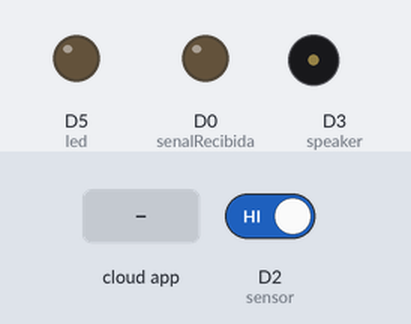
Bench run of a sketch on a simulated ESP8266 (NodeMCU). On the bench: output pins drawn as LEDs (lit = HIGH), buzzer (waves = sounding). Inputs (shaded band) come from the test bench; at power-on: D2 (sensor) HIGH. WiFi joins after 1.5 s; servers stay silent unless stated; the Firebase database answers and starts empty; what the sketch prints to the serial monitor is not drawn.

Above: at 3.0 s.
3.1 s: D2 (sensor) driven LOW
At 4.4 s:
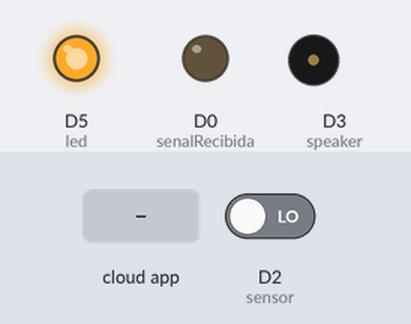
6.1 s: the phone or cloud app sets Value to on
At 8.9 s:
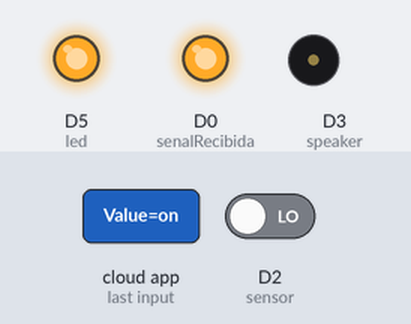
9.1 s: D2 (sensor) driven HIGH
At 11.2 s:
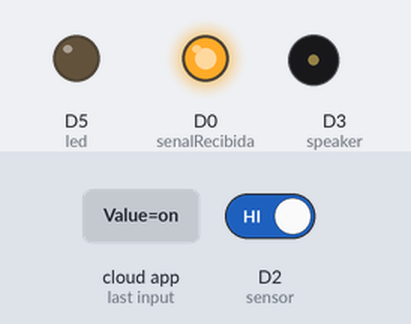
11.7 s: the phone or cloud app sets Value to off
At 13.1 s:
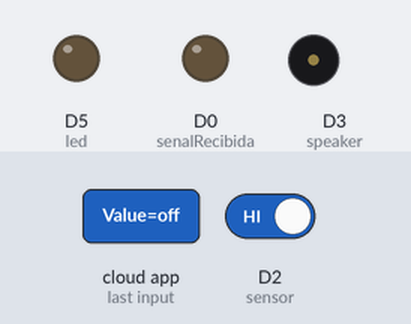
Timing chart, 0 to 14.3 s (numbered marks = the images above; inputs shaded):
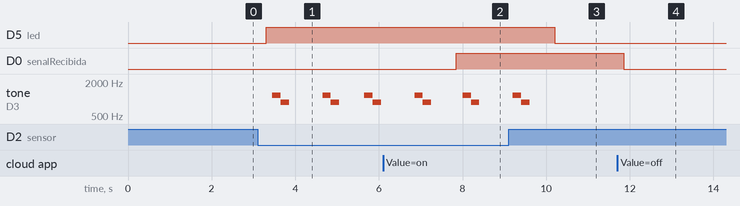

The sketch:

ESP8266_Realtimedb.ino
```cpp
#include <ESP8266WiFi.h>
#include <SoftwareSerial.h>
#include <FirebaseArduino.h>
#include <ArduinoJson.h>
 #include <ESP8266HTTPClient.h>

// Set these to run example.
#define FIREBASE_HOST "realtdb-esp-default-rtdb.firebaseio.com"
#define FIREBASE_AUTH "OC7qbST7asO3BiZTGw59cXzRVnYv9OXTfCC81rfl"
#define WIFI_SSID "IZZI NUNEZ"
#define WIFI_PASSWORD "23594793"
//
//#define echoPin 5 // attach pin D2 Arduino to pin Echo of HC-SR04
//#define trigPin 4 //attach pin D3 Arduino to pin Trig of HC-SR04
//

#define NOTE_D6  1175
#define NOTE_A5  880
int  speaker = 0;
float myString;
int sensor = 4;
//int vr = A0; // variable resistor connected

// defines variables
long duration; // variable for the duration of sound wave travel
int distance; // variable for the distance measurement
int sdata = 0; // The variable resistor value will be stored in sdata.
 int led = 14;
 int senalRecibida = 16;
void setup()
{
  // Debug console
  Serial.begin(9600);
   pinMode(led, OUTPUT);
   pinMode(speaker, OUTPUT);
   pinMode(senalRecibida, OUTPUT);
   pinMode(sensor, INPUT_PULLUP);
//  pinMode(trigPin, OUTPUT); // Sets the trigPin as an OUTPUT
//  pinMode(echoPin, INPUT); // Sets the echoPin as an INPUT
  // connect to wifi.
  pinMode(D0,OUTPUT);
  WiFi.begin(WIFI_SSID, WIFI_PASSWORD);
  Serial.print("connecting");
  while (WiFi.status() != WL_CONNECTED)
      {
    Serial.print(".");
    delay(500);
      }
  Serial.println();
  Serial.print("connected: ");
  Serial.println(WiFi.localIP());

  Firebase.begin(FIREBASE_HOST, FIREBASE_AUTH);

   Firebase.set("led/1/Value","off");
   Firebase.set("ledSig/2/value",false);
//   Firebase.setString("Variable/Value","dfgdfg");
}

void loop()
{
//
// // Clears the trigPin condition
//  digitalWrite(trigPin, LOW);
//  delay(50);
//  digitalWrite(trigPin, HIGH);
//  delay(100);
//  digitalWrite(trigPin, LOW);
//  duration = pulseIn(echoPin, HIGH);
//  // Calculating the distance
//  distance = duration * 0.034 / 2; // Speed of sound wave divided by 2 (go and back)

int sensorVal = digitalRead(sensor);
  sendDataToDB(sensorVal);

//  Firebase.getFloat("led/1/Value") == 1 Para obtener un valor numerico de la base de datos
  if(Firebase.getString("led/1/Value") == "off"){
    digitalWrite(senalRecibida, LOW);
    }
      else if (Firebase.getString("led/1/Value") == "on") {
    digitalWrite(senalRecibida, HIGH);
  }
}

void sendDataToDB(float data){

 if (data == HIGH) {
    digitalWrite(led,LOW);
    Firebase.set("ledSig/2/value",false);
  } else {
    digitalWrite(led,HIGH);
    Firebase.set("ledSig/2/value",true);
    toneAlert();
    delay(500);
    toneAlert();
  }

//  if(data <= 30){
//    digitalWrite(led,HIGH);
//    Firebase.set("ledSig/2/value",true);
//    toneAlert();
//    delay(500);
//    toneAlert();
//  }else{
//    digitalWrite(led,LOW);
//    Firebase.set("ledSig/2/value",false);
//
//  }
}

void toneAlert(){
  tone(speaker,NOTE_D6,200);   // PARTE 1
 delay(200);
 tone(speaker,NOTE_A5,200);
 delay(500);
}
```

Measured:
- after the input at 3.1 s, D5 (led): LOW → HIGH after 0.20 s; tone on D3 (speaker): plays 1175 Hz for 0.20 s, 880 Hz for 0.20 s, 1175 Hz for 0.20 s, 880 Hz for 0.20 s, 1175 Hz for 0.20 s, 880 Hz for 0.20 s, starting after 0.35 s
- after the input at 6.1 s, D0 (senalRecibida): LOW → HIGH after 1.8 s
- after the input at 9.1 s, D5 (led): HIGH → LOW after 1.1 s; tone on D3 (speaker): goes on until 9.6 s, then stays silent
- after the input at 11.7 s, D0 (senalRecibida): HIGH → LOW after 0.16 s
